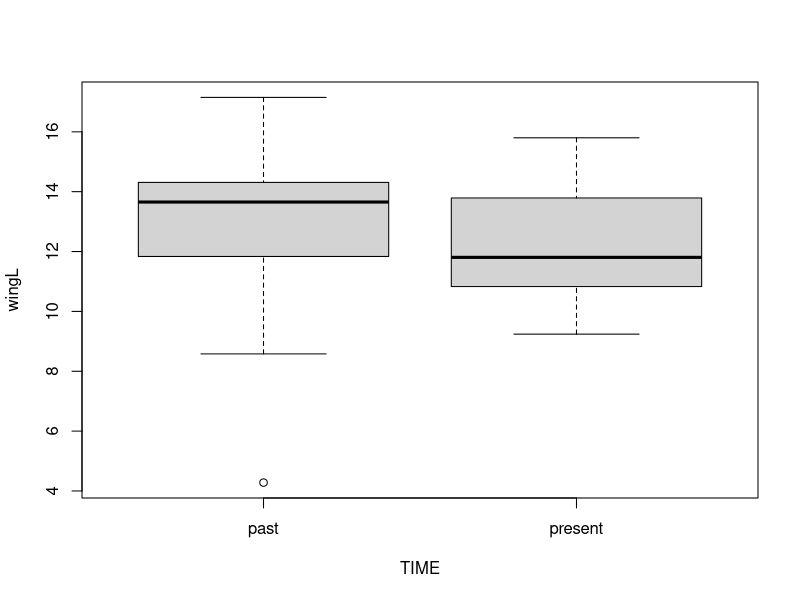
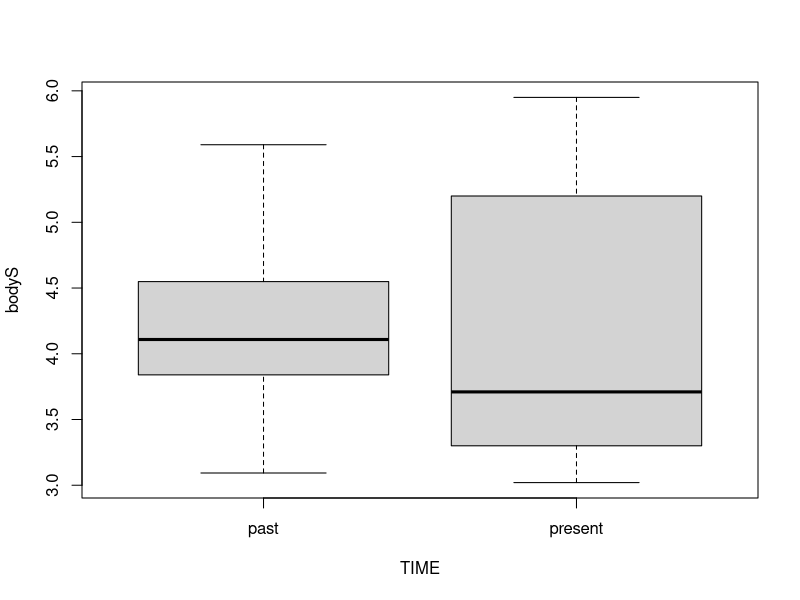
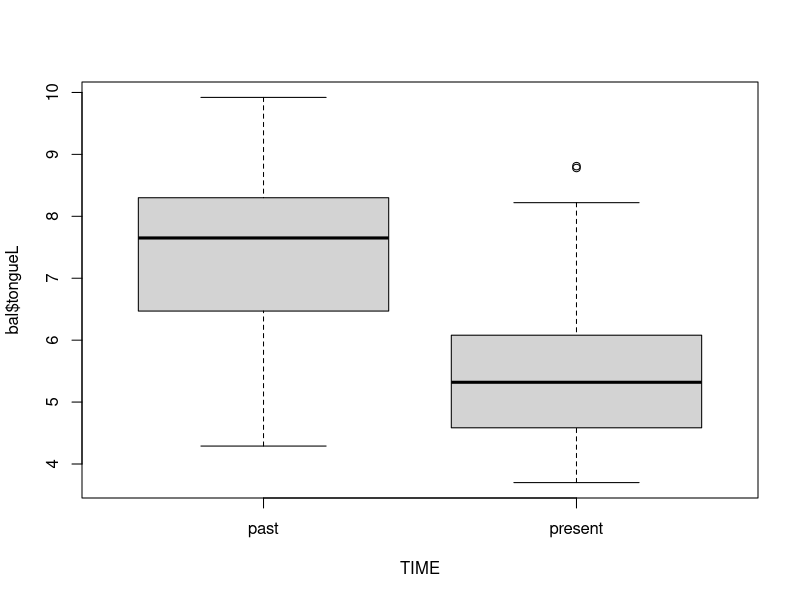
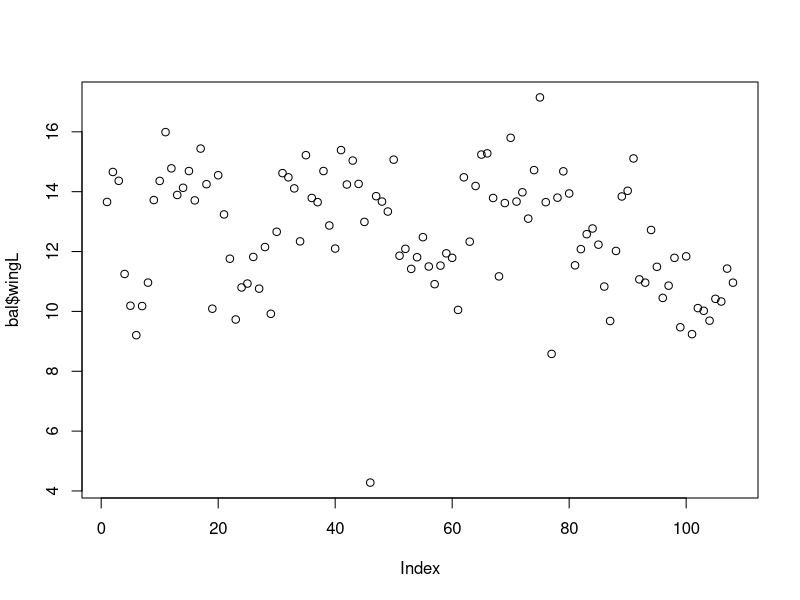
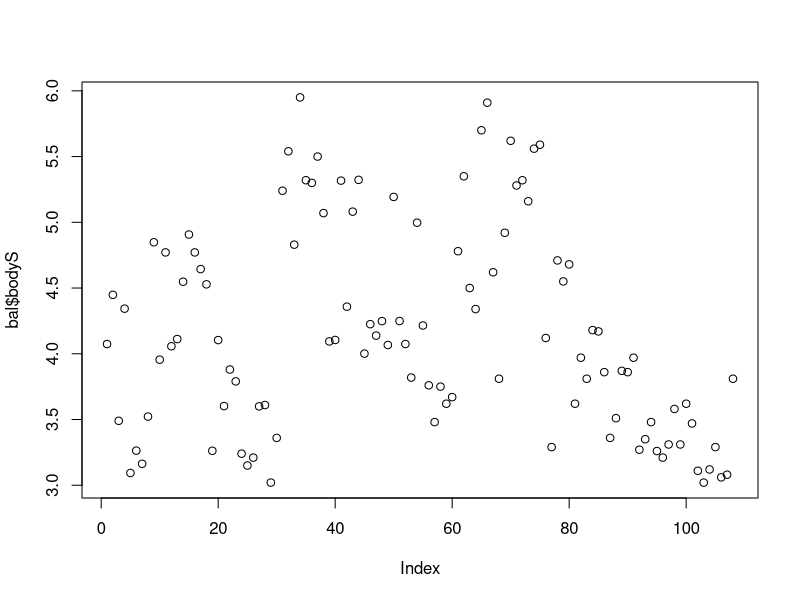
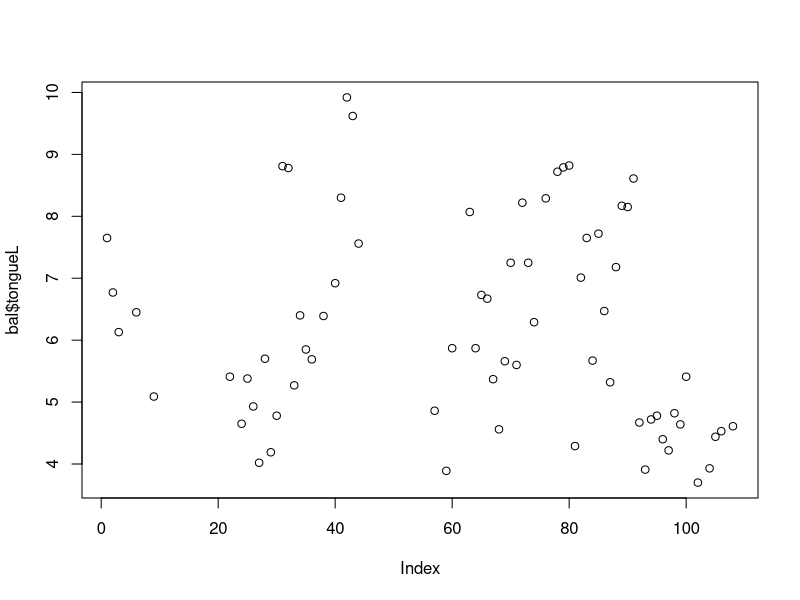
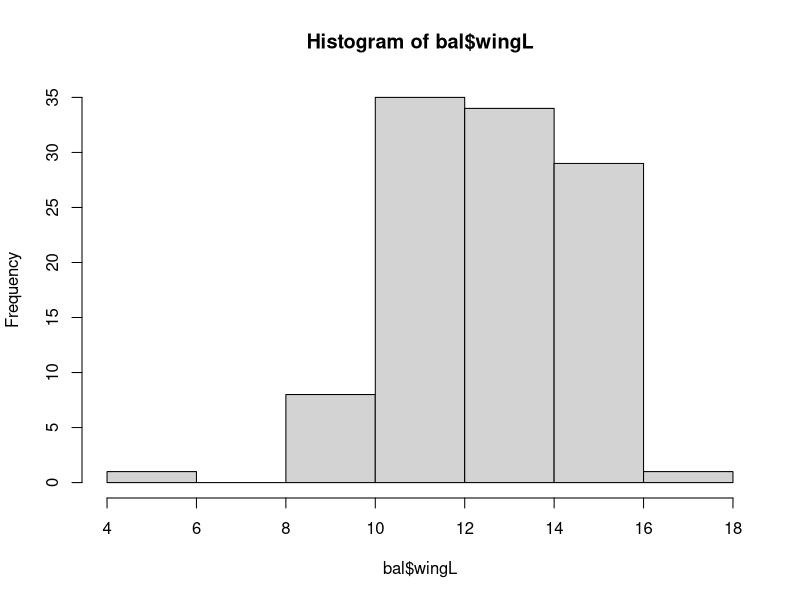
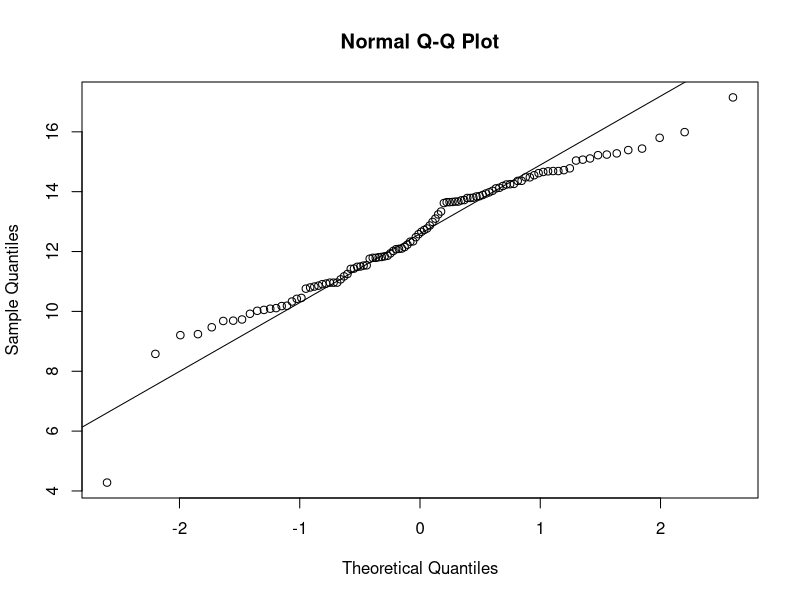

Generate these figures, in order, with R: (Note: this script raises an error after producing the figures.)
############################################################################
# 
# ENT6707 Entomological Techniques and Data Analysis
#
# t-test: example 2
#
# Miller-Struttmann, Nicole E.; Geib, Jennifer C.; Franklin,
# James D. et al. (2016). Data from: Functional mismatch in a bumble bee
# pollination mutualism under climate change [Dataset].
# Dryad. https://doi.org/10.5061/dryad.10278
#
# Miller-Struttmann NE, Geib JC, Franklin JD, Kevan PG, Holdo RM,
# Ebert-May D, Lynn AM, Kettenbach JA, Hedrick E, Galen C. Functional
# mismatch in a bumble bee pollination mutualism under climate change.
# Science. 2015 Sep 25;349(6255):1541-4. doi: 10.1126/science.aab0868.
#
# 18 September 2024
#
############################################################################


# Load the data
bee <- read.csv("./week5/t-test example/Bumble bee morphology data.csv")

nrow(bee)
str(bee)
head(bee)  
tail(bee)  

summary(bee)

# how many bumble bee species are included in the data set?
bee$SPECIES <- as.factor(bee$SPECIES)
levels(bee$SPECIES)

# are the data just from workers?
bee$CASTE <- as.factor(bee$CASTE)
levels(bee$CASTE)

# What are the different years and time intervals?
bee$TIME <- as.factor(bee$TIME)
levels(bee$TIME)

bee$YEAR <- as.factor(bee$YEAR)
levels(bee$YEAR)

str(bee)
summary(bee)

# for this example, let's focus on one bumble bee species
# and compare body size (intertegular space), wing length, and tongue length (glossa)
# individuals collected in the past (1960-1980) and present (2012-2014)

# SO, we need to subset the data

library(tidyverse)

# pull out data for Bombus balteatus
bal <- bee %>% filter(SPECIES == "balteatus") %>% droplevels()
summary(bal)

# I want to change the column names for body size and wing length

names(bal)[9] <- "wingL"
names(bal)[10] <- "bodyS"
names(bal)[11] <- "tongueL"

summary(bal)

# wing length
boxplot(wingL ~ TIME, data = bal)

# body size
boxplot(bodyS ~ TIME, data = bal)

# tongue length
boxplot(bal$tongueL ~ TIME, data = bal)

#### Checking assumptions: 1. Response is continuous
plot(bal$wingL)
plot(bal$bodyS)
plot(bal$tongueL)


#### Checking assumptions: 2. Data are independent
# Since we did not collect these data, we will have to assume this is true.
# We can review the methods of the article to support our assumption.


#### Checking assumptions: 3. Normality
hist(bal$wingL)
qqnorm(bal$wingL)
qqline(bal$wingL)

hist(bal$bodyS)
bal$bodyS_Log <- log(bal$bodyS)
hist(log(bal$bodyS))
qqnorm(bal$bodyS)
qqline(bal$bodyS)
qqnorm(log(bal$bodyS))
qqline(log(bal$bodyS))

hist(bal$tongueL)
qqnorm(bal$tongueL)
qqline(bal$tongueL)


#### Checking assumptions: 4. Homogeneity of variances
dotchart(bal$wingL, groups = bal$TIME, pch = 19)
dotchart(bal$bodyS, groups = bal$TIME, pch = 19)
dotchart(bal$tongueL, groups = bal$TIME, pch = 19)


####
# What do you think? Do the data meet the assumptions of a t-test?
####

## wing length t-test
t.test(wingL ~ TIME, data = bal, alternative = "two.sided",
       paired = FALSE, var.equal = FALSE)

boxplot(wingL ~ TIME, data = bal, col = c("seagreen2", "steelblue2"),
        ylab = "Wing Length (mm)", xlab = "", main = "Bombus balteatus")
stripchart(wingL ~ TIME, data = bal, pch = 19, add = TRUE,
           vertical = TRUE, method = "jitter", jitter = 0.2,
           col = c("seagreen4", "steelblue4"))


# body size t-test
wilcox.test(bodyS ~ TIME, data = bal, alternative = "two.sided",
            pairied = FALSE)

boxplot(bodyS ~ TIME, data = bal, col = c("seagreen2", "steelblue2"),
        ylab = "Intertegular Distance (mm)", xlab = "", main = "Bombus balteatus")
stripchart(bodyS ~ TIME, data = bal, pch = 19, add = TRUE,
           vertical = TRUE, method = "jitter", jitter = 0.2,
           col = c("seagreen4", "steelblue4"))


# tongue length t-test
t.test(tongueL ~ TIME, data = bal, alternative = "two.sided",
       paired = FALSE, var.equal = TRUE)

boxplot(tongueL ~ TIME, data = bal, col = c("seagreen2", "steelblue2"),
        ylab = "Glossa Length (mm)", xlab = "", main = "Bombus balteatus",
        ylim = c(2, 12))
stripchart(tongueL ~ TIME, data = bal, pch = 19, add = TRUE,
           vertical = TRUE, method = "jitter", jitter = 0.2,
           col = c("seagreen4", "steelblue4"))
text(1, 12, "a", pos = 1, font = 1, cex = 1.2)
text(2, 11, "b", pos = 1, font = 1, cex = 1.2)
